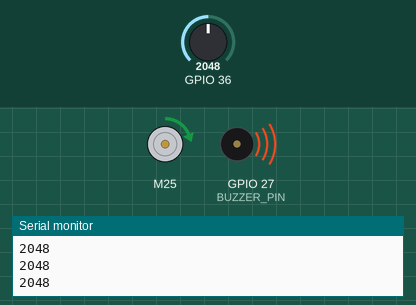
A sketch run on a simulated ESP32. Shown: DC motor (green arrow = forward, orange = backward, longer = faster), buzzer (waves = sounding), the last lines printed to the serial monitor. Inputs (shaded band) come from the test bench; at power-on: GPIO 36 = 2048.

Above: at 1.2 s.
1.3 s: GPIO 36 set to 32
2.8 s: GPIO 36 set to 27
At 3.9 s:
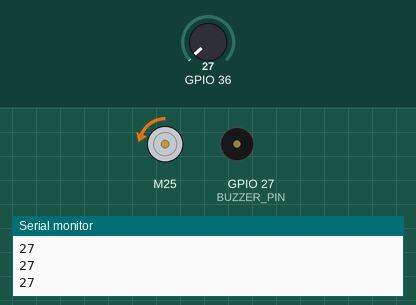
4.3 s: GPIO 36 set to 491
At 5.2 s:
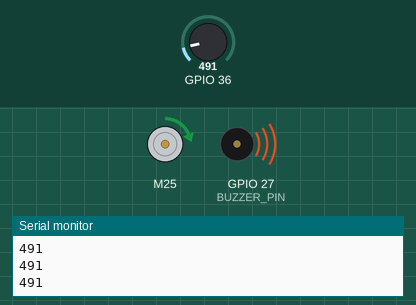
5.9 s: GPIO 36 set to 0
At 6.5 s:
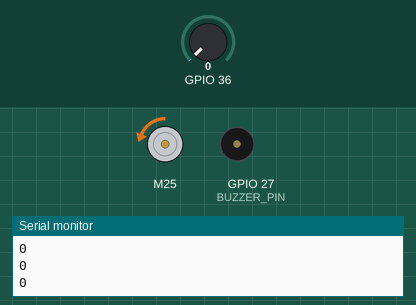
Timing chart, 0 to 8.5 s (numbered marks = the images above; inputs shaded):
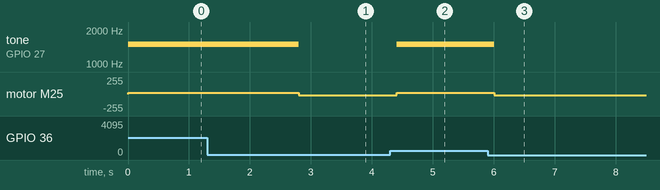

Measured:
- the behaviour switches between 30 and 29 on GPIO 36 (found by bisection; images 0 and 1)
- after the input at 2.8 s, tone on GPIO 27 (BUZZER_PIN): 1500 Hz → silent at once; motor M25: forward 20/255 → backward 20/255 at once
- after the input at 4.3 s, tone on GPIO 27 (BUZZER_PIN): silent → 1500 Hz after 0.11 s; motor M25: backward 20/255 → forward 20/255 after 0.11 s
- after the input at 5.9 s, tone on GPIO 27 (BUZZER_PIN): 1500 Hz → silent after 0.11 s; motor M25: forward 20/255 → backward 20/255 after 0.11 s

The sketch:

MOTOR___SENSOR_DE_AGUA___BUZZER.ino
```cpp
#include <EasyBuzzer.h>
#include <TB6612_ESP32.h>
int BUZZER_PIN = 27;

// MOTOR2
# define  BIN1  25
# define  BIN2  26
# define  PWMB  14

const int offsetB = 1;

Motor motor2 = Motor(BIN1, BIN2, PWMB, offsetB, 0, 5000, 8, 2);


int sensor;

void setup() {
  Serial.begin(9600);
  EasyBuzzer.setPin(BUZZER_PIN);
}

void loop() {
 sensor = analogRead(A0);
 Serial.println(sensor);

 if(sensor >=30)
 {
    EasyBuzzer.beep(500);
    EasyBuzzer.beep(1500);
    forward(motor2,motor2, 20);
 }
 else if (sensor <40)
 {
  back(motor2,motor2, 20);
  EasyBuzzer.stopBeep();
 }
 else
 {
  EasyBuzzer.beep(0);
  brake(motor2,motor2);
 }
delay(200);
}
```
